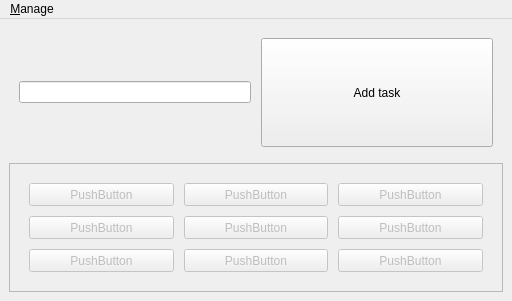
<?xml version="1.0" encoding="UTF-8"?>
<ui version="4.0">
 <class>MainWindow</class>
 <widget class="QMainWindow" name="MainWindow">
  <property name="geometry">
   <rect>
    <x>0</x>
    <y>0</y>
    <width>512</width>
    <height>301</height>
   </rect>
  </property>
  <property name="sizePolicy">
   <sizepolicy hsizetype="Expanding" vsizetype="Expanding">
    <horstretch>0</horstretch>
    <verstretch>0</verstretch>
   </sizepolicy>
  </property>
  <property name="contextMenuPolicy">
   <enum>Qt::NoContextMenu</enum>
  </property>
  <property name="windowTitle">
   <string>Daily Work Logger</string>
  </property>
  <property name="animated">
   <bool>false</bool>
  </property>
  <widget class="QWidget" name="central_widget">
   <layout class="QGridLayout" name="gridLayout_2">
    <item row="0" column="0">
     <layout class="QHBoxLayout" name="horiz_layout">
      <property name="spacing">
       <number>10</number>
      </property>
      <property name="sizeConstraint">
       <enum>QLayout::SetMaximumSize</enum>
      </property>
      <property name="margin">
       <number>10</number>
      </property>
      <item>
       <widget class="QLineEdit" name="new_task_edit">
        <property name="sizePolicy">
         <sizepolicy hsizetype="Expanding" vsizetype="Fixed">
          <horstretch>0</horstretch>
          <verstretch>0</verstretch>
         </sizepolicy>
        </property>
       </widget>
      </item>
      <item>
       <widget class="QPushButton" name="new_task_btn">
        <property name="sizePolicy">
         <sizepolicy hsizetype="Expanding" vsizetype="Expanding">
          <horstretch>0</horstretch>
          <verstretch>0</verstretch>
         </sizepolicy>
        </property>
        <property name="text">
         <string>Add task</string>
        </property>
       </widget>
      </item>
     </layout>
    </item>
    <item row="1" column="0">
     <widget class="QScrollArea" name="scroll_area">
      <property name="contextMenuPolicy">
       <enum>Qt::NoContextMenu</enum>
      </property>
      <property name="frameShadow">
       <enum>QFrame::Sunken</enum>
      </property>
      <property name="lineWidth">
       <number>1</number>
      </property>
      <property name="horizontalScrollBarPolicy">
       <enum>Qt::ScrollBarAlwaysOff</enum>
      </property>
      <property name="widgetResizable">
       <bool>true</bool>
      </property>
      <widget class="QWidget" name="scroll_area_widget">
       <property name="geometry">
        <rect>
         <x>0</x>
         <y>0</y>
         <width>490</width>
         <height>133</height>
        </rect>
       </property>
       <layout class="QGridLayout" name="gridLayout_3">
        <item row="0" column="0">
         <layout class="QGridLayout" name="grid_layout">
          <property name="sizeConstraint">
           <enum>QLayout::SetMaximumSize</enum>
          </property>
          <property name="margin">
           <number>10</number>
          </property>
          <property name="spacing">
           <number>10</number>
          </property>
          <item row="2" column="1">
           <widget class="QPushButton" name="task_btn_8">
            <property name="enabled">
             <bool>false</bool>
            </property>
            <property name="sizePolicy">
             <sizepolicy hsizetype="Expanding" vsizetype="Expanding">
              <horstretch>0</horstretch>
              <verstretch>0</verstretch>
             </sizepolicy>
            </property>
            <property name="text">
             <string>PushButton</string>
            </property>
            <property name="checkable">
             <bool>true</bool>
            </property>
           </widget>
          </item>
          <item row="2" column="0">
           <widget class="QPushButton" name="task_btn_7">
            <property name="enabled">
             <bool>false</bool>
            </property>
            <property name="sizePolicy">
             <sizepolicy hsizetype="Expanding" vsizetype="Expanding">
              <horstretch>0</horstretch>
              <verstretch>0</verstretch>
             </sizepolicy>
            </property>
            <property name="text">
             <string>PushButton</string>
            </property>
            <property name="checkable">
             <bool>true</bool>
            </property>
           </widget>
          </item>
          <item row="2" column="2">
           <widget class="QPushButton" name="task_btn_9">
            <property name="enabled">
             <bool>false</bool>
            </property>
            <property name="sizePolicy">
             <sizepolicy hsizetype="Expanding" vsizetype="Expanding">
              <horstretch>0</horstretch>
              <verstretch>0</verstretch>
             </sizepolicy>
            </property>
            <property name="text">
             <string>PushButton</string>
            </property>
            <property name="checkable">
             <bool>true</bool>
            </property>
           </widget>
          </item>
          <item row="1" column="2">
           <widget class="QPushButton" name="task_btn_6">
            <property name="enabled">
             <bool>false</bool>
            </property>
            <property name="sizePolicy">
             <sizepolicy hsizetype="Expanding" vsizetype="Expanding">
              <horstretch>0</horstretch>
              <verstretch>0</verstretch>
             </sizepolicy>
            </property>
            <property name="text">
             <string>PushButton</string>
            </property>
            <property name="checkable">
             <bool>true</bool>
            </property>
           </widget>
          </item>
          <item row="1" column="0">
           <widget class="QPushButton" name="task_btn_4">
            <property name="enabled">
             <bool>false</bool>
            </property>
            <property name="sizePolicy">
             <sizepolicy hsizetype="Expanding" vsizetype="Expanding">
              <horstretch>0</horstretch>
              <verstretch>0</verstretch>
             </sizepolicy>
            </property>
            <property name="text">
             <string>PushButton</string>
            </property>
            <property name="checkable">
             <bool>true</bool>
            </property>
           </widget>
          </item>
          <item row="0" column="0">
           <widget class="QPushButton" name="task_btn_1">
            <property name="enabled">
             <bool>false</bool>
            </property>
            <property name="sizePolicy">
             <sizepolicy hsizetype="Expanding" vsizetype="Expanding">
              <horstretch>0</horstretch>
              <verstretch>0</verstretch>
             </sizepolicy>
            </property>
            <property name="text">
             <string>PushButton</string>
            </property>
            <property name="checkable">
             <bool>true</bool>
            </property>
           </widget>
          </item>
          <item row="0" column="2">
           <widget class="QPushButton" name="task_btn_3">
            <property name="enabled">
             <bool>false</bool>
            </property>
            <property name="sizePolicy">
             <sizepolicy hsizetype="Expanding" vsizetype="Expanding">
              <horstretch>0</horstretch>
              <verstretch>0</verstretch>
             </sizepolicy>
            </property>
            <property name="text">
             <string>PushButton</string>
            </property>
            <property name="checkable">
             <bool>true</bool>
            </property>
           </widget>
          </item>
          <item row="1" column="1">
           <widget class="QPushButton" name="task_btn_5">
            <property name="enabled">
             <bool>false</bool>
            </property>
            <property name="sizePolicy">
             <sizepolicy hsizetype="Expanding" vsizetype="Expanding">
              <horstretch>0</horstretch>
              <verstretch>0</verstretch>
             </sizepolicy>
            </property>
            <property name="text">
             <string>PushButton</string>
            </property>
            <property name="checkable">
             <bool>true</bool>
            </property>
           </widget>
          </item>
          <item row="0" column="1">
           <widget class="QPushButton" name="task_btn_2">
            <property name="enabled">
             <bool>false</bool>
            </property>
            <property name="sizePolicy">
             <sizepolicy hsizetype="Expanding" vsizetype="Expanding">
              <horstretch>0</horstretch>
              <verstretch>0</verstretch>
             </sizepolicy>
            </property>
            <property name="text">
             <string>PushButton</string>
            </property>
            <property name="checkable">
             <bool>true</bool>
            </property>
           </widget>
          </item>
         </layout>
        </item>
       </layout>
      </widget>
     </widget>
    </item>
   </layout>
  </widget>
  <widget class="QMenuBar" name="menubar">
   <property name="geometry">
    <rect>
     <x>0</x>
     <y>0</y>
     <width>512</width>
     <height>20</height>
    </rect>
   </property>
   <widget class="QMenu" name="menu_manage">
    <property name="title">
     <string>&amp;Manage</string>
    </property>
    <addaction name="action_load"/>
    <addaction name="action_show_log"/>
    <addaction name="action_settings"/>
    <addaction name="action_exit"/>
   </widget>
   <addaction name="menu_manage"/>
  </widget>
  <action name="action_load">
   <property name="text">
    <string>&amp;Load...</string>
   </property>
  </action>
  <action name="action_exit">
   <property name="text">
    <string>E&amp;xit</string>
   </property>
  </action>
  <action name="action_settings">
   <property name="text">
    <string>&amp;Settings...</string>
   </property>
  </action>
  <action name="action_show_log">
   <property name="text">
    <string>Sh&amp;ow log</string>
   </property>
  </action>
 </widget>
 <resources/>
 <connections>
  <connection>
   <sender>new_task_btn</sender>
   <signal>pressed()</signal>
   <receiver>MainWindow</receiver>
   <slot>new_task_add()</slot>
   <hints>
    <hint type="sourcelabel">
     <x>345</x>
     <y>86</y>
    </hint>
    <hint type="destinationlabel">
     <x>514</x>
     <y>76</y>
    </hint>
   </hints>
  </connection>
  <connection>
   <sender>task_btn_1</sender>
   <signal>pressed()</signal>
   <receiver>MainWindow</receiver>
   <slot>task_1_start()</slot>
   <hints>
    <hint type="sourcelabel">
     <x>48</x>
     <y>194</y>
    </hint>
    <hint type="destinationlabel">
     <x>-2</x>
     <y>183</y>
    </hint>
   </hints>
  </connection>
  <connection>
   <sender>action_load</sender>
   <signal>triggered()</signal>
   <receiver>MainWindow</receiver>
   <slot>menu_load()</slot>
   <hints>
    <hint type="sourcelabel">
     <x>-1</x>
     <y>-1</y>
    </hint>
    <hint type="destinationlabel">
     <x>255</x>
     <y>150</y>
    </hint>
   </hints>
  </connection>
  <connection>
   <sender>action_show_log</sender>
   <signal>triggered()</signal>
   <receiver>MainWindow</receiver>
   <slot>menu_show_log()</slot>
   <hints>
    <hint type="sourcelabel">
     <x>-1</x>
     <y>-1</y>
    </hint>
    <hint type="destinationlabel">
     <x>255</x>
     <y>150</y>
    </hint>
   </hints>
  </connection>
  <connection>
   <sender>action_settings</sender>
   <signal>triggered()</signal>
   <receiver>MainWindow</receiver>
   <slot>menu_settings()</slot>
   <hints>
    <hint type="sourcelabel">
     <x>-1</x>
     <y>-1</y>
    </hint>
    <hint type="destinationlabel">
     <x>255</x>
     <y>150</y>
    </hint>
   </hints>
  </connection>
  <connection>
   <sender>action_exit</sender>
   <signal>triggered()</signal>
   <receiver>MainWindow</receiver>
   <slot>menu_exit()</slot>
   <hints>
    <hint type="sourcelabel">
     <x>-1</x>
     <y>-1</y>
    </hint>
    <hint type="destinationlabel">
     <x>255</x>
     <y>150</y>
    </hint>
   </hints>
  </connection>
 </connections>
 <slots>
  <slot>new_task_add()</slot>
  <slot>task_1_start()</slot>
  <slot>menu_load()</slot>
  <slot>menu_show_log()</slot>
  <slot>menu_settings()</slot>
  <slot>menu_exit()</slot>
 </slots>
</ui>
